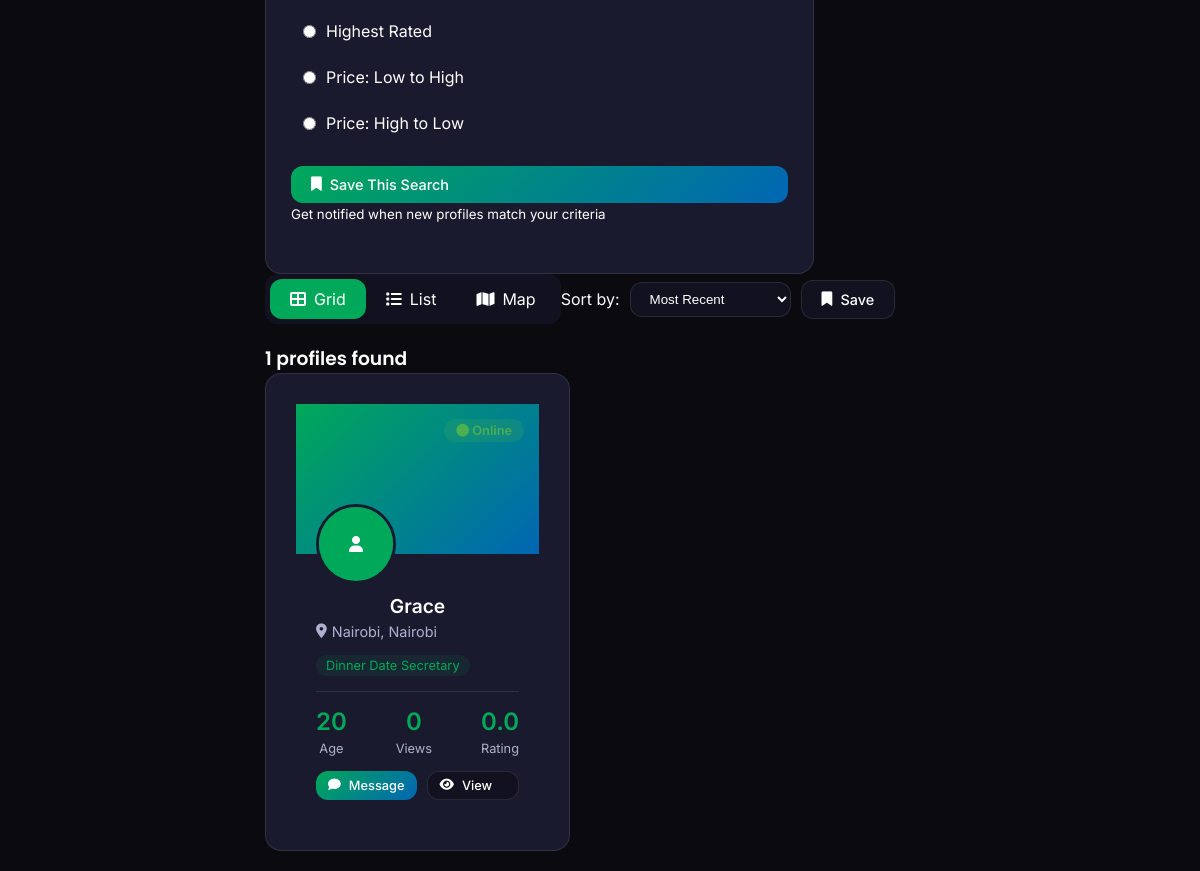
/search/ (lower part), run on an earlier commit of the app's database.
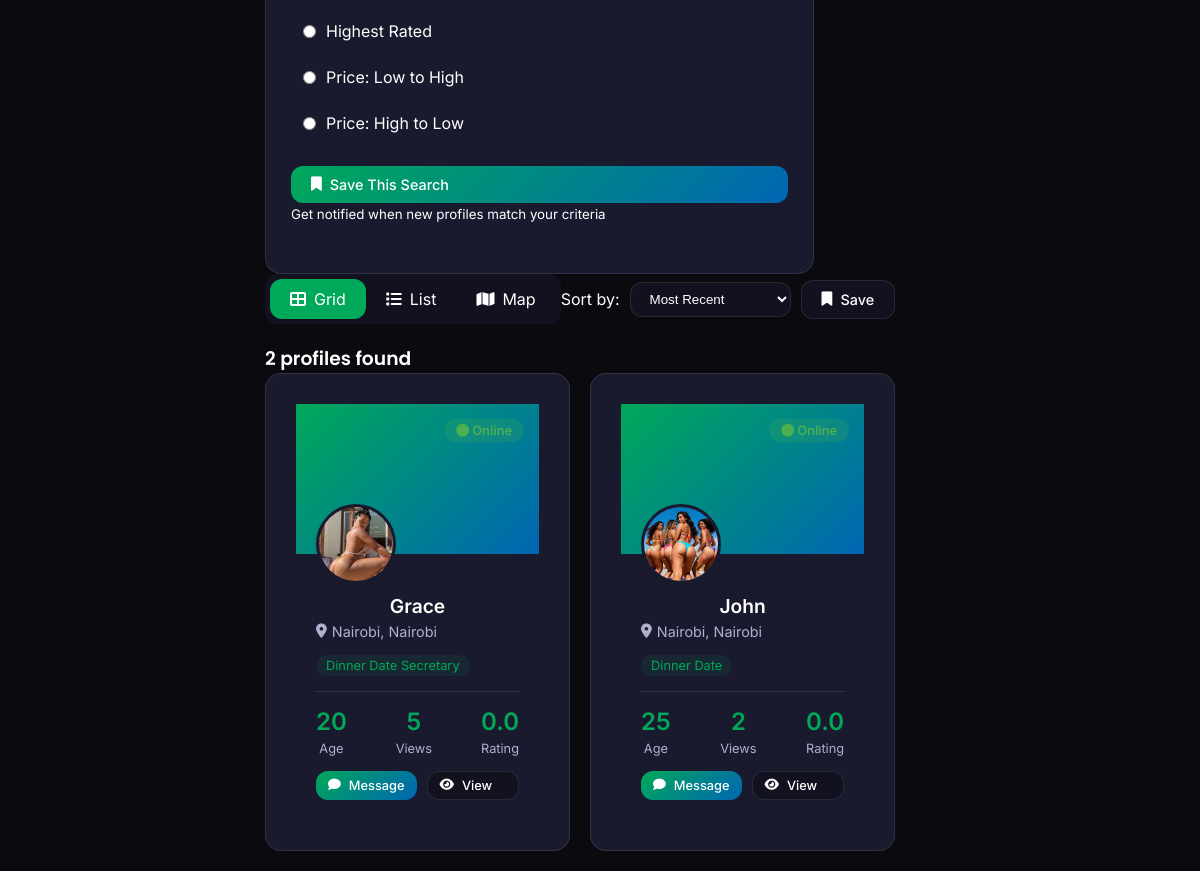
And on a later commit of the database.
### main/models.py (models this page shows, shortened)
class Profile(models.Model):
    GENDER_CHOICES = [
        ('Female', 'Female'),
        ('Male', 'Male'),
        ('Other', 'Other'),
    ]
    SEXUAL_ORIENTATION_CHOICES = [
        ('Bisexual', 'Bisexual'),
        ('Straight', 'Straight'),
        ('Gay', 'Gay'),
        ('Lesbian', 'Lesbian'),
        ('Other', 'Other'),
    ]
    user = models.OneToOneField(User, on_delete=models.CASCADE, related_name='profile')
    phone_number = models.CharField(max_length=20, unique=True, help_text="Primary contact number")
    whatsapp_number = models.CharField(max_length=20, blank=True, default='')
    gender = models.CharField(max_length=20, choices=GENDER_CHOICES, default='Other')
    sexual_orientation = models.CharField(max_length=20, choices=SEXUAL_ORIENTATION_CHOICES, default='Other')
    age = models.IntegerField(default=18)  # ADD DEFAULT
    nationality = models.CharField(max_length=100, default='Kenyan')
    county = models.CharField(max_length=100, default='Nairobi')
    city_town = models.CharField(max_length=100, default='Nairobi')
    location = models.TextField(help_text="Detailed location/CBD information", default='Nairobi CBD')
    services_offered = models.TextField(
        help_text="Services separated by commas: Dinner Date, Travel Companion, etc.",
        default='Dinner Date'
    )
    hourly_rate_incall = models.DecimalField(
        max_digits=10, decimal_places=2, null=True, blank=True,
        help_text="Incall rate per hour"
    )
    hourly_rate_outcall = models.DecimalField(
        max_digits=10, decimal_places=2, null=True, blank=True,
        help_text="Outcall rate per hour"
    )
    is_vip = models.BooleanField(default=False)
    is_verified = models.BooleanField(default=False)
    is_online = models.BooleanField(default=False)
    is_available = models.BooleanField(default=True)
    total_views = models.IntegerField(default=0)
    total_calls = models.IntegerField(default=0)
    total_bookings = models.IntegerField(default=0)
    rating = models.DecimalField(max_digits=3, decimal_places=2, default=0.0)
    created_at = models.DateTimeField(auto_now_add=True)
    last_active = models.DateTimeField(auto_now=True)
    class Meta:
        ordering = ['-is_vip', '-last_active']
        verbose_name = "User Profile"
        verbose_name_plural = "User Profiles"
    def get_services_list(self):
        return [s.strip() for s in self.services_offered.split(',') if s.strip()]

class Photo(models.Model):
    profile = models.ForeignKey(Profile, on_delete=models.CASCADE, related_name='photos')
    image = models.ImageField(upload_to='photos/%Y/%m/%d/')
    caption = models.CharField(max_length=200, blank=True)
    is_primary = models.BooleanField(default=False)
    uploaded_at = models.DateTimeField(auto_now_add=True)
    class Meta:
        ordering = ['-is_primary', '-uploaded_at']

### main/views.py (the view)
# urls.py: path('search/', views.search_view, name='search'),
def search_view(request):
    profiles = Profile.objects.all().select_related('user')
    form = SearchForm(request.GET)
    if form.is_valid():
        query = form.cleaned_data.get('query')
        gender = form.cleaned_data.get('gender')
        county = form.cleaned_data.get('county')
        min_age = form.cleaned_data.get('min_age')
        max_age = form.cleaned_data.get('max_age')
        services = form.cleaned_data.get('services')
        is_vip = form.cleaned_data.get('is_vip')
        if query:
            profiles = profiles.filter(
                Q(user__username__icontains=query) |
                Q(city_town__icontains=query) |
                Q(services_offered__icontains=query)
            )
        if gender:
            profiles = profiles.filter(gender=gender)
        if county:
            profiles = profiles.filter(county__icontains=county)
        if min_age:
            profiles = profiles.filter(age__gte=min_age)
        if max_age:
            profiles = profiles.filter(age__lte=max_age)
        if services:
            profiles = profiles.filter(services_offered__icontains=services)
        if is_vip:
            profiles = profiles.filter(is_vip=True)
    if not request.user.is_authenticated:
        profiles = profiles.filter(is_available=True)
    profiles = profiles.order_by('-is_vip', '-last_active')
    paginator = Paginator(profiles, 20)
    page_number = request.GET.get('page')
    page_obj = paginator.get_page(page_number)
    context = {
        'form': form,
        'page_obj': page_obj,
        'profiles': page_obj,
    }
    return render(request, 'dashboard/search.html', context)

### main/forms.py
class SearchForm(forms.Form):
    query = forms.CharField(
        max_length=255,
        required=False,
        widget=forms.TextInput(attrs={
            'placeholder': 'Search profiles, posts, services...',
            'class': 'form-control'
        })
    )
    gender = forms.ChoiceField(
        choices=[('', 'Any')] + Profile.GENDER_CHOICES,
        required=False,
        widget=forms.Select(attrs={'class': 'form-select'})
    )
    county = forms.CharField(max_length=100, required=False)
    min_age = forms.IntegerField(min_value=18, max_value=100, required=False)
    max_age = forms.IntegerField(min_value=18, max_value=100, required=False)
    services = forms.CharField(max_length=255, required=False)
    is_vip = forms.BooleanField(required=False)

### main/context_processors.py (called while the page is built)
def unread_messages(request):
    if request.user.is_authenticated:
        unread_count = Message.objects.filter(
            conversation__participants=request.user,
            is_read=False
        ).exclude(sender=request.user).count()
        return {'unread_messages_count': unread_count}
    return {'unread_messages_count': 0}

### templates/dashboard/search.html (shortened to what this page needs)
{% extends 'base.html' %}
{% load static %}
{% block content %}
<div class="row">
    <div class="col-md-3">
        <div class="filter-sidebar">
            <div class="filter-section">
                <div class="filter-options">
                    {% with sort_value=request.GET.sort|default:'recent' %}
                    <label class="filter-option {% if sort_value == 'rating' %}active{% endif %}">
                        <input type="radio" name="sort" value="rating" {% if sort_value == 'rating' %}checked{% endif %} onchange="sortResults('rating')">
                        <span>Highest Rated</span>
                    </label>
                    <label class="filter-option {% if sort_value == 'price_low' %}active{% endif %}">
                        <input type="radio" name="sort" value="price_low" {% if sort_value == 'price_low' %}checked{% endif %} onchange="sortResults('price_low')">
                        <span>Price: Low to High</span>
                    </label>
                    <label class="filter-option {% if sort_value == 'price_high' %}active{% endif %}">
                        <input type="radio" name="sort" value="price_high" {% if sort_value == 'price_high' %}checked{% endif %} onchange="sortResults('price_high')">
                        <span>Price: High to Low</span>
                    </label>
                    {% endwith %}
                </div>
            </div>
            <div class="filter-section">
                <button class="btn btn-primary w-100" onclick="saveCurrentSearch()">
                    <i class="fas fa-bookmark"></i> Save This Search
                </button>
                <small class="text-secondary d-block text-center mt-2">
                    Get notified when new profiles match your criteria
                </small>
            </div>
        </div>
    </div>
    <div class="col-md-9">
        <div class="d-flex justify-between align-center mb-4">
            <div class="view-toggle">
                <div class="view-toggle-btn active" onclick="setView('grid')">
                    <i class="fas fa-th-large"></i> Grid
                </div>
                <div class="view-toggle-btn" onclick="setView('list')">
                    <i class="fas fa-list"></i> List
                </div>
                <div class="view-toggle-btn" onclick="setView('map')">
                    <i class="fas fa-map"></i> Map
                </div>
            </div>
            <div class="search-sort">
                <span class="text-secondary">Sort by:</span>
                <select class="sort-select" onchange="sortResults(this.value)">
                    <option value="recent" {% if request.GET.sort == 'recent' or not request.GET.sort %}selected{% endif %}>Most Recent</option>
                </select>
                <button class="btn btn-secondary save-search-btn" onclick="saveCurrentSearch()">
                    <i class="fas fa-bookmark"></i> Save
                </button>
            </div>
        </div>
        <div class="mb-4">
            <h3>
                {% if page_obj.paginator.count > 0 %}
                {{ page_obj.paginator.count }} profiles found
                {% else %}
                No profiles found
                {% endif %}
            </h3>
        </div>
        <div id="gridView" class="search-results">
            {% for profile in page_obj %}
            <div class="profile-card" onclick="viewProfile('{{ profile.user.username }}')">
                <div class="profile-card-header">
                    <div class="profile-card-avatar">
                        {% if profile.photos.first %}
                        <img src="{{ profile.photos.first.image.url }}" alt="{{ profile.user.username }}">
                        {% else %}
                        <div class="d-flex align-center justify-center h-100" style="background: var(--coop-green);">
                            <i class="fas fa-user"></i>
                        </div>
                        {% endif %}
                    </div>
                    <div class="profile-card-badges">
                        {% if profile.is_online %}
                        <span class="badge badge-success">
                            <i class="fas fa-circle"></i> Online
                        </span>
                        {% endif %}
                    </div>
                </div>
                <div class="profile-card-body">
                    <div class="profile-card-name">{{ profile.user.username }}</div>
                    <div class="profile-card-location">
                        <i class="fas fa-map-marker-alt"></i>
                        {{ profile.city_town }}, {{ profile.county }}
                    </div>
                    <div class="profile-card-services">
                        {% for service in profile.get_services_list|slice:":3" %}
                        <span class="service-tag">{{ service }}</span>
                        {% endfor %}
                    </div>
                    <div class="profile-card-stats">
                        <div class="stat-item">
                            <div class="stat-value">{{ profile.age }}</div>
                            <div class="stat-label">Age</div>
                        </div>
                        <div class="stat-item">
                            <div class="stat-value">{{ profile.total_views }}</div>
                            <div class="stat-label">Views</div>
                        </div>
                        <div class="stat-item">
                            <div class="stat-value">{{ profile.rating|default:"0.0" }}</div>
                            <div class="stat-label">Rating</div>
                        </div>
                    </div>
                    <div class="profile-card-actions">
                        <a href="{% url 'conversation_user' profile.user.username %}"
                           class="btn btn-primary btn-sm w-100" onclick="event.stopPropagation()">
                            <i class="fas fa-comment"></i> Message
                        </a>
                        <a href="{% url 'profile_view' profile.user.username %}"
                           class="btn btn-secondary btn-sm w-100" onclick="event.stopPropagation()">
                            <i class="fas fa-eye"></i> View
                        </a>
                    </div>
                </div>
            </div>
            {% endfor %}
        </div>
    </div>
</div>
{% endblock %}

### templates/base.html (shortened to what this page needs)
<!DOCTYPE html>
{% load static %}
<html lang="en">
<head>
    <link rel="stylesheet" href="https://cdnjs.cloudflare.com/ajax/libs/font-awesome/6.4.0/css/all.min.css">
</head>
<body>
    <div class="app-container">
        <main class="main-content">
            {% block content %}{% endblock %}
        </main>
    </div>
</body>
</html>

### templates/base.html (style rules this page uses)
:root { --coop-green: #00A859; --coop-blue: #0066B3; --dark-bg: #0a0a0f; --darker-bg: #11111f; --card-bg: #1a1a2e; --sidebar-bg: #11111f; --text-primary: #ffffff; --text-secondary: #b0b0d0; --text-muted: #8888aa; --border-color: rgba(255,255,255,0.1); --primary-gradient: linear-gradient(135deg, var(--coop-green), var(--coop-blue)); --success: #4caf50; --danger: #f44336; --warning: #ffc107; --info: #2196f3; --shadow: 0 10px 30px rgba(0,0,0,0.3); --shadow-lg: 0 20px 60px rgba(0,0,0,0.4); --radius-sm: 8px; --radius: 12px; --radius-lg: 16px; }
* { margin: 0; padding: 0; box-sizing: border-box; }
body { font-family: 'Inter', sans-serif; background: var(--dark-bg); color: var(--text-primary); min-height: 100vh; overflow-x: hidden; }
h1, h2, h3, h4, h5, h6 { font-family: 'Poppins', sans-serif; font-weight: 600; }
a { text-decoration: none; color: inherit; }
.app-container { display: flex; min-height: 100vh; }
.main-content { flex: 1; margin-left: 260px; padding: 20px; background: var(--dark-bg); }
.btn { padding: 10px 20px; border-radius: var(--radius); font-weight: 500; font-size: 0.9rem; cursor: pointer; transition: all 0.3s ease; border: none; display: inline-flex; align-items: center; gap: 8px; font-family: 'Inter', sans-serif; }
.btn-primary { background: var(--primary-gradient); color: white; }
.btn-secondary { background: var(--darker-bg); color: var(--text-primary); border: 1px solid var(--border-color); }
.btn-sm { padding: 6px 12px; font-size: 0.8rem; }
.badge { display: inline-block; padding: 4px 12px; border-radius: 20px; font-size: 0.8rem; font-weight: 600; }
.badge-success { background: rgba(76, 175, 80, 0.2); color: var(--success); }
.row { display: flex; flex-wrap: wrap; margin: 0 -15px; }
.profile-card { text-align: center; padding: 30px; }
.stat-item { text-align: center; }
.stat-value { font-size: 1.5rem; font-weight: 700; color: var(--coop-green); }
.stat-label { font-size: 0.8rem; color: var(--text-muted); margin-top: 5px; }
.text-center { text-align: center; }
.mt-2 { margin-top: 20px; }
.d-flex { display: flex; }
.align-center { align-items: center; }
.justify-between { justify-content: space-between; }
.w-100 { width: 100%; }

What changed in the data, as far as the page shows it:
changed Profile "Dinner Date Secretary": total_views "0" → "5"
added Profile: photos.first.image (picture), is_online True (drawn), user.username "John", city_town "Nairobi", county "Nairobi", get_services_list "Dinner Date", age "25", total_views "2", rating "0.0"
Also different on the page:
{{ page_obj.paginator.count }}: "1" → "2"
